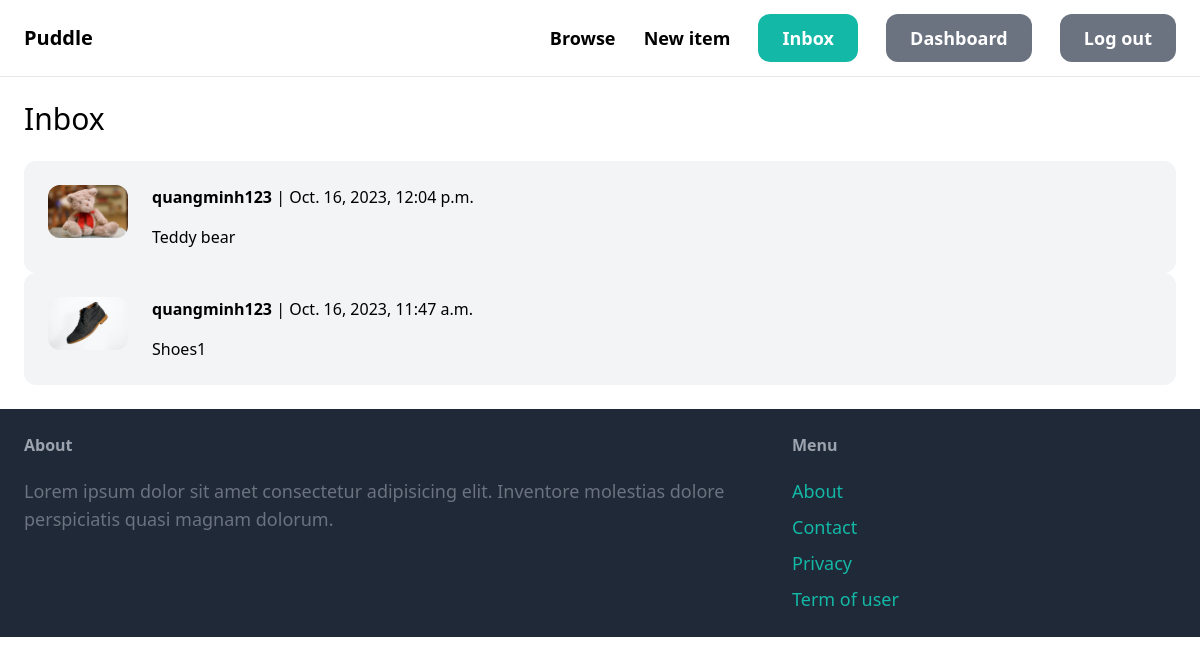
The app's page /conversation/ (signed in) with its own data.
### conversation/models.py (models this page shows)
class Conversation(models.Model):
    item = models.ForeignKey(
        Item, related_name="conversations", on_delete=models.CASCADE
    )
    members = models.ManyToManyField(User, related_name="conversations")
    created_by = models.DateTimeField(auto_now_add=True)
    modified_at = models.DateTimeField(auto_now=True)
    class Meta:
        ordering = ("-modified_at",)

### item/models.py (models this page shows, shortened)
class Item(models.Model):
    category = models.ForeignKey(
        Category, related_name="items", on_delete=models.CASCADE
    )
    name = models.CharField(max_length=255)
    description = models.TextField(blank=True, null=True)
    price = models.FloatField()
    image = models.ImageField(upload_to="items_images", blank=True, null=True)
    is_sold = models.BooleanField(auto_created=False)
    created_by = models.ForeignKey(User, related_name="items", on_delete=models.CASCADE)
    created_at = models.DateTimeField(auto_now_add=True)

### conversation/views.py (the view)
# urls.py: path("", views.inbox, name="inbox"),
@login_required
def inbox(request):
    conversations = Conversation.objects.filter(members__in=[request.user.id])
    return render(request, "conversation/inbox.html", {"conversations": conversations})

### conversation/templates/conversation/inbox.html (shortened to what this page needs)
{% extends 'core/base.html' %}
{% block content %}
    <h1 class="mb-6 text-3xl">Inbox</h1>
    <div class="space-y-6">
        {% for conversation in conversations %}
            <a href="{% url 'conversation:detail' conversation.id %}">
                <div class="p-6 flex bg-gray-100 rounded-xl">
                    <div class="pr-6">
                        <img src="{{ conversation.item.image.url }}" class="w-20 rounded-xl" />
                    </div>
                    <div>
                        {% for member in conversation.members.all %}
                            {% if member != request.user %}
                                <p class="mb-4">
                                    <strong>{{ member.username }}</strong> | {{ conversation.modified_at }}
                                </p>
                                <p>{{ conversation.item.name }}</p>
                            {% endif %}
                        {% endfor %}
                    </div>
                </div>
            </a>
        {% endfor %}
    </div>
{% endblock %}

### records on screen
Conversation: item.image (picture), modified_at "Oct. 16, 2023, 12:04 p.m.", item.name "Teddy bear"
Conversation: item.image (picture), modified_at "Oct. 16, 2023, 11:47 a.m.", item.name "Shoes1"

### other values on screen
{{ member.username }} "quangminh123"
